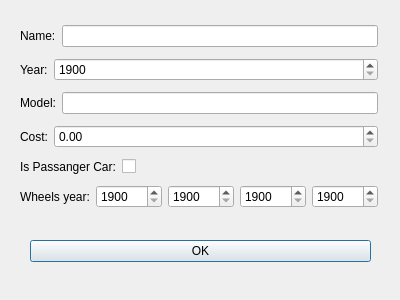
<?xml version="1.0" encoding="UTF-8"?>
<ui version="4.0">
 <class>StructInputDialog</class>
 <widget class="QDialog" name="StructInputDialog">
  <property name="geometry">
   <rect>
    <x>0</x>
    <y>0</y>
    <width>400</width>
    <height>300</height>
   </rect>
  </property>
  <property name="windowTitle">
   <string>Input Dialog</string>
  </property>
  <widget class="QDialogButtonBox" name="buttonBox">
   <property name="geometry">
    <rect>
     <x>30</x>
     <y>240</y>
     <width>341</width>
     <height>32</height>
    </rect>
   </property>
   <property name="orientation">
    <enum>Qt::Vertical</enum>
   </property>
   <property name="standardButtons">
    <set>QDialogButtonBox::Ok</set>
   </property>
  </widget>
  <widget class="QWidget" name="layoutWidget">
   <property name="geometry">
    <rect>
     <x>20</x>
     <y>20</y>
     <width>358</width>
     <height>195</height>
    </rect>
   </property>
   <layout class="QVBoxLayout" name="verticalLayout">
    <item>
     <layout class="QHBoxLayout" name="horizontalLayout">
      <item>
       <widget class="QLabel" name="label">
        <property name="text">
         <string>Name:</string>
        </property>
       </widget>
      </item>
      <item>
       <widget class="QLineEdit" name="lineEdit">
        <property name="maxLength">
         <number>15</number>
        </property>
       </widget>
      </item>
     </layout>
    </item>
    <item>
     <layout class="QHBoxLayout" name="horizontalLayout_2">
      <item>
       <widget class="QLabel" name="label_2">
        <property name="sizePolicy">
         <sizepolicy hsizetype="Minimum" vsizetype="Preferred">
          <horstretch>0</horstretch>
          <verstretch>0</verstretch>
         </sizepolicy>
        </property>
        <property name="text">
         <string>Year:</string>
        </property>
       </widget>
      </item>
      <item>
       <widget class="QSpinBox" name="spinBox">
        <property name="sizePolicy">
         <sizepolicy hsizetype="Expanding" vsizetype="Fixed">
          <horstretch>0</horstretch>
          <verstretch>0</verstretch>
         </sizepolicy>
        </property>
        <property name="minimum">
         <number>1900</number>
        </property>
        <property name="maximum">
         <number>9999</number>
        </property>
       </widget>
      </item>
     </layout>
    </item>
    <item>
     <layout class="QHBoxLayout" name="horizontalLayout_3">
      <item>
       <widget class="QLabel" name="label_3">
        <property name="text">
         <string>Model:</string>
        </property>
       </widget>
      </item>
      <item>
       <widget class="QLineEdit" name="lineEdit_2">
        <property name="maxLength">
         <number>1</number>
        </property>
       </widget>
      </item>
     </layout>
    </item>
    <item>
     <layout class="QHBoxLayout" name="horizontalLayout_4">
      <item>
       <widget class="QLabel" name="label_4">
        <property name="sizePolicy">
         <sizepolicy hsizetype="Minimum" vsizetype="Preferred">
          <horstretch>0</horstretch>
          <verstretch>0</verstretch>
         </sizepolicy>
        </property>
        <property name="text">
         <string>Cost:</string>
        </property>
       </widget>
      </item>
      <item>
       <widget class="QDoubleSpinBox" name="doubleSpinBox">
        <property name="sizePolicy">
         <sizepolicy hsizetype="Expanding" vsizetype="Fixed">
          <horstretch>0</horstretch>
          <verstretch>0</verstretch>
         </sizepolicy>
        </property>
       </widget>
      </item>
     </layout>
    </item>
    <item>
     <layout class="QHBoxLayout" name="horizontalLayout_5">
      <item>
       <widget class="QLabel" name="label_5">
        <property name="sizePolicy">
         <sizepolicy hsizetype="Minimum" vsizetype="Preferred">
          <horstretch>0</horstretch>
          <verstretch>0</verstretch>
         </sizepolicy>
        </property>
        <property name="text">
         <string>Is Passanger Car:</string>
        </property>
       </widget>
      </item>
      <item>
       <widget class="QCheckBox" name="checkBox">
        <property name="sizePolicy">
         <sizepolicy hsizetype="Expanding" vsizetype="Fixed">
          <horstretch>0</horstretch>
          <verstretch>0</verstretch>
         </sizepolicy>
        </property>
        <property name="text">
         <string/>
        </property>
       </widget>
      </item>
     </layout>
    </item>
    <item>
     <layout class="QHBoxLayout" name="horizontalLayout_6">
      <item>
       <widget class="QLabel" name="label_6">
        <property name="text">
         <string>Wheels year:</string>
        </property>
       </widget>
      </item>
      <item>
       <widget class="QSpinBox" name="spinBox_2">
        <property name="minimum">
         <number>1900</number>
        </property>
        <property name="maximum">
         <number>9999</number>
        </property>
       </widget>
      </item>
      <item>
       <widget class="QSpinBox" name="spinBox_3">
        <property name="minimum">
         <number>1900</number>
        </property>
        <property name="maximum">
         <number>9999</number>
        </property>
       </widget>
      </item>
      <item>
       <widget class="QSpinBox" name="spinBox_4">
        <property name="minimum">
         <number>1900</number>
        </property>
        <property name="maximum">
         <number>9999</number>
        </property>
       </widget>
      </item>
      <item>
       <widget class="QSpinBox" name="spinBox_5">
        <property name="minimum">
         <number>1900</number>
        </property>
        <property name="maximum">
         <number>9999</number>
        </property>
       </widget>
      </item>
     </layout>
    </item>
   </layout>
  </widget>
 </widget>
 <resources/>
 <connections>
  <connection>
   <sender>buttonBox</sender>
   <signal>accepted()</signal>
   <receiver>StructInputDialog</receiver>
   <slot>accept()</slot>
   <hints>
    <hint type="sourcelabel">
     <x>248</x>
     <y>254</y>
    </hint>
    <hint type="destinationlabel">
     <x>157</x>
     <y>274</y>
    </hint>
   </hints>
  </connection>
  <connection>
   <sender>buttonBox</sender>
   <signal>rejected()</signal>
   <receiver>StructInputDialog</receiver>
   <slot>reject()</slot>
   <hints>
    <hint type="sourcelabel">
     <x>316</x>
     <y>260</y>
    </hint>
    <hint type="destinationlabel">
     <x>286</x>
     <y>274</y>
    </hint>
   </hints>
  </connection>
 </connections>
</ui>
